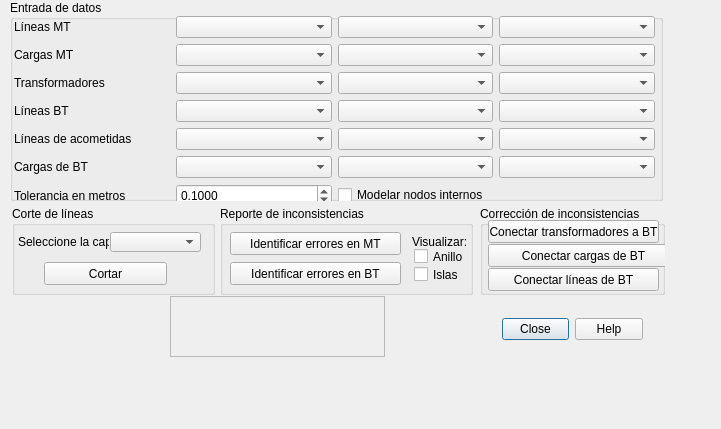
<?xml version="1.0" encoding="UTF-8"?>
<ui version="4.0">
 <class>DN_CorrectorDialogBase</class>
 <widget class="QDialog" name="DN_CorrectorDialogBase">
  <property name="enabled">
   <bool>true</bool>
  </property>
  <property name="geometry">
   <rect>
    <x>0</x>
    <y>0</y>
    <width>721</width>
    <height>429</height>
   </rect>
  </property>
  <property name="sizePolicy">
   <sizepolicy hsizetype="Minimum" vsizetype="Fixed">
    <horstretch>0</horstretch>
    <verstretch>0</verstretch>
   </sizepolicy>
  </property>
  <property name="windowTitle">
   <string>DN Corrector</string>
  </property>
  <property name="windowIcon">
   <iconset>
    <normaloff>icon.png</normaloff>icon.png</iconset>
  </property>
  <property name="autoFillBackground">
   <bool>true</bool>
  </property>
  <property name="sizeGripEnabled">
   <bool>false</bool>
  </property>
  <widget class="QDialogButtonBox" name="button_box">
   <property name="geometry">
    <rect>
     <x>502</x>
     <y>318</y>
     <width>141</width>
     <height>23</height>
    </rect>
   </property>
   <property name="sizePolicy">
    <sizepolicy hsizetype="Fixed" vsizetype="Fixed">
     <horstretch>0</horstretch>
     <verstretch>0</verstretch>
    </sizepolicy>
   </property>
   <property name="cursor">
    <cursorShape>ArrowCursor</cursorShape>
   </property>
   <property name="mouseTracking">
    <bool>false</bool>
   </property>
   <property name="locale">
    <locale language="Spanish" country="CostaRica"/>
   </property>
   <property name="orientation">
    <enum>Qt::Horizontal</enum>
   </property>
   <property name="standardButtons">
    <set>QDialogButtonBox::Close|QDialogButtonBox::Help</set>
   </property>
   <property name="centerButtons">
    <bool>false</bool>
   </property>
  </widget>
  <widget class="QGroupBox" name="groupBox">
   <property name="geometry">
    <rect>
     <x>480</x>
     <y>206</y>
     <width>185</width>
     <height>89</height>
    </rect>
   </property>
   <property name="title">
    <string>Corrección de inconsistencias</string>
   </property>
   <widget class="QPushButton" name="pushButton_traf">
    <property name="geometry">
     <rect>
      <x>8</x>
      <y>14</y>
      <width>171</width>
      <height>23</height>
     </rect>
    </property>
    <property name="cursor">
     <cursorShape>PointingHandCursor</cursorShape>
    </property>
    <property name="text">
     <string>Conectar transformadores a BT</string>
    </property>
   </widget>
   <widget class="QPushButton" name="pushButton_cargas">
    <property name="geometry">
     <rect>
      <x>8</x>
      <y>38</y>
      <width>191</width>
      <height>23</height>
     </rect>
    </property>
    <property name="cursor">
     <cursorShape>PointingHandCursor</cursorShape>
    </property>
    <property name="text">
     <string>Conectar cargas de BT</string>
    </property>
   </widget>
   <widget class="QPushButton" name="pushButton_lines">
    <property name="geometry">
     <rect>
      <x>8</x>
      <y>62</y>
      <width>171</width>
      <height>23</height>
     </rect>
    </property>
    <property name="cursor">
     <cursorShape>PointingHandCursor</cursorShape>
    </property>
    <property name="text">
     <string>Conectar líneas de BT</string>
    </property>
    <property name="checkable">
     <bool>false</bool>
    </property>
   </widget>
  </widget>
  <widget class="QGroupBox" name="groupBox_5">
   <property name="geometry">
    <rect>
     <x>12</x>
     <y>206</y>
     <width>203</width>
     <height>89</height>
    </rect>
   </property>
   <property name="title">
    <string>Corte de líneas</string>
   </property>
   <widget class="QPushButton" name="pushButton_split">
    <property name="geometry">
     <rect>
      <x>32</x>
      <y>56</y>
      <width>123</width>
      <height>23</height>
     </rect>
    </property>
    <property name="cursor">
     <cursorShape>PointingHandCursor</cursorShape>
    </property>
    <property name="text">
     <string>Cortar</string>
    </property>
    <property name="checkable">
     <bool>false</bool>
    </property>
   </widget>
   <widget class="QLabel" name="label_carga_2">
    <property name="geometry">
     <rect>
      <x>6</x>
      <y>26</y>
      <width>91</width>
      <height>20</height>
     </rect>
    </property>
    <property name="text">
     <string>Seleccione la capa</string>
    </property>
   </widget>
   <widget class="QComboBox" name="layerComboBox_split">
    <property name="geometry">
     <rect>
      <x>98</x>
      <y>26</y>
      <width>91</width>
      <height>20</height>
     </rect>
    </property>
    <property name="toolTip">
     <string/>
    </property>
   </widget>
  </widget>
  <widget class="QGroupBox" name="groupBox_3">
   <property name="geometry">
    <rect>
     <x>220</x>
     <y>206</y>
     <width>253</width>
     <height>89</height>
    </rect>
   </property>
   <property name="title">
    <string>Reporte de inconsistencias</string>
   </property>
   <widget class="QPushButton" name="pushButton_incons_MT">
    <property name="geometry">
     <rect>
      <x>10</x>
      <y>26</y>
      <width>171</width>
      <height>23</height>
     </rect>
    </property>
    <property name="cursor">
     <cursorShape>PointingHandCursor</cursorShape>
    </property>
    <property name="text">
     <string>Identificar errores en MT</string>
    </property>
    <property name="checkable">
     <bool>false</bool>
    </property>
   </widget>
   <widget class="QCheckBox" name="colorCheckBox">
    <property name="geometry">
     <rect>
      <x>194</x>
      <y>60</y>
      <width>53</width>
      <height>17</height>
     </rect>
    </property>
    <property name="cursor">
     <cursorShape>PointingHandCursor</cursorShape>
    </property>
    <property name="text">
     <string>Islas</string>
    </property>
    <property name="checkable">
     <bool>true</bool>
    </property>
    <property name="autoRepeat">
     <bool>false</bool>
    </property>
    <property name="autoExclusive">
     <bool>true</bool>
    </property>
    <property name="tristate">
     <bool>false</bool>
    </property>
   </widget>
   <widget class="QCheckBox" name="checkBox_anillos">
    <property name="geometry">
     <rect>
      <x>194</x>
      <y>42</y>
      <width>49</width>
      <height>17</height>
     </rect>
    </property>
    <property name="text">
     <string>Anillos</string>
    </property>
    <property name="checkable">
     <bool>true</bool>
    </property>
    <property name="checked">
     <bool>false</bool>
    </property>
    <property name="autoRepeat">
     <bool>false</bool>
    </property>
    <property name="autoExclusive">
     <bool>true</bool>
    </property>
   </widget>
   <widget class="QLabel" name="label_carga_5">
    <property name="geometry">
     <rect>
      <x>192</x>
      <y>26</y>
      <width>55</width>
      <height>20</height>
     </rect>
    </property>
    <property name="text">
     <string>Visualizar:</string>
    </property>
   </widget>
   <widget class="QPushButton" name="pushButton_incons_BT">
    <property name="geometry">
     <rect>
      <x>10</x>
      <y>56</y>
      <width>171</width>
      <height>23</height>
     </rect>
    </property>
    <property name="cursor">
     <cursorShape>PointingHandCursor</cursorShape>
    </property>
    <property name="text">
     <string>Identificar errores en BT</string>
    </property>
    <property name="checkable">
     <bool>false</bool>
    </property>
   </widget>
  </widget>
  <widget class="QGroupBox" name="groupBox_2">
   <property name="geometry">
    <rect>
     <x>10</x>
     <y>0</y>
     <width>653</width>
     <height>201</height>
    </rect>
   </property>
   <property name="inputMethodHints">
    <set>Qt::ImhNone</set>
   </property>
   <property name="title">
    <string>Entrada de datos</string>
   </property>
   <property name="checkable">
    <bool>false</bool>
   </property>
   <widget class="QWidget" name="gridLayoutWidget">
    <property name="geometry">
     <rect>
      <x>4</x>
      <y>16</y>
      <width>641</width>
      <height>198</height>
     </rect>
    </property>
    <layout class="QGridLayout" name="gridLayout">
     <item row="1" column="3">
      <widget class="QComboBox" name="layerComboBox_carga_MT_3">
       <property name="toolTip">
        <string/>
       </property>
      </widget>
     </item>
     <item row="5" column="3">
      <widget class="QComboBox" name="layerComboBox_Carga_3">
       <property name="toolTip">
        <string/>
       </property>
      </widget>
     </item>
     <item row="5" column="0">
      <widget class="QLabel" name="label_carga">
       <property name="text">
        <string>Cargas de BT</string>
       </property>
      </widget>
     </item>
     <item row="2" column="3">
      <widget class="QComboBox" name="layerComboBox_trafo_3">
       <property name="toolTip">
        <string/>
       </property>
      </widget>
     </item>
     <item row="6" column="0">
      <widget class="QLabel" name="label_tolera">
       <property name="text">
        <string>Tolerancia en metros</string>
       </property>
      </widget>
     </item>
     <item row="3" column="3">
      <widget class="QComboBox" name="layerComboBox_aer_3">
       <property name="toolTip">
        <string/>
       </property>
      </widget>
     </item>
     <item row="4" column="2">
      <widget class="QComboBox" name="layerComboBox_acometida_2">
       <property name="toolTip">
        <string/>
       </property>
      </widget>
     </item>
     <item row="4" column="0">
      <widget class="QLabel" name="label_carga_4">
       <property name="text">
        <string>Líneas de acometidas</string>
       </property>
      </widget>
     </item>
     <item row="5" column="2">
      <widget class="QComboBox" name="layerComboBox_Carga_2">
       <property name="toolTip">
        <string/>
       </property>
      </widget>
     </item>
     <item row="0" column="0">
      <widget class="QLabel" name="label">
       <property name="text">
        <string>Líneas MT</string>
       </property>
      </widget>
     </item>
     <item row="6" column="2">
      <widget class="QCheckBox" name="checkBox_intNodes">
       <property name="text">
        <string>Modelar nodos internos</string>
       </property>
      </widget>
     </item>
     <item row="0" column="2">
      <widget class="QComboBox" name="layerComboBox_aerea_MT_2">
       <property name="toolTip">
        <string/>
       </property>
      </widget>
     </item>
     <item row="3" column="1">
      <widget class="QComboBox" name="layerComboBox_aer_1">
       <property name="toolTip">
        <string/>
       </property>
      </widget>
     </item>
     <item row="3" column="2">
      <widget class="QComboBox" name="layerComboBox_aer_2">
       <property name="toolTip">
        <string/>
       </property>
      </widget>
     </item>
     <item row="2" column="2">
      <widget class="QComboBox" name="layerComboBox_trafo_2">
       <property name="toolTip">
        <string/>
       </property>
      </widget>
     </item>
     <item row="5" column="1">
      <widget class="QComboBox" name="layerComboBox_Carga_1">
       <property name="toolTip">
        <string/>
       </property>
      </widget>
     </item>
     <item row="4" column="3">
      <widget class="QComboBox" name="layerComboBox_acometida_3">
       <property name="toolTip">
        <string/>
       </property>
      </widget>
     </item>
     <item row="1" column="0">
      <widget class="QLabel" name="label_carga_3">
       <property name="text">
        <string>Cargas MT</string>
       </property>
      </widget>
     </item>
     <item row="0" column="1">
      <widget class="QComboBox" name="layerComboBox_aerea_MT_1">
       <property name="toolTip">
        <string/>
       </property>
      </widget>
     </item>
     <item row="1" column="1">
      <widget class="QComboBox" name="layerComboBox_carga_MT_1">
       <property name="toolTip">
        <string/>
       </property>
      </widget>
     </item>
     <item row="3" column="0">
      <widget class="QLabel" name="label_aerea">
       <property name="text">
        <string>Líneas BT</string>
       </property>
      </widget>
     </item>
     <item row="2" column="1">
      <widget class="QComboBox" name="layerComboBox_trafo_1">
       <property name="toolTip">
        <string/>
       </property>
      </widget>
     </item>
     <item row="1" column="2">
      <widget class="QComboBox" name="layerComboBox_carga_MT_2">
       <property name="toolTip">
        <string/>
       </property>
      </widget>
     </item>
     <item row="4" column="1">
      <widget class="QComboBox" name="layerComboBox_acometida_1">
       <property name="toolTip">
        <string/>
       </property>
      </widget>
     </item>
     <item row="2" column="0">
      <widget class="QLabel" name="label_trafo">
       <property name="text">
        <string>Transformadores</string>
       </property>
      </widget>
     </item>
     <item row="0" column="3">
      <widget class="QComboBox" name="layerComboBox_aerea_MT_3">
       <property name="toolTip">
        <string/>
       </property>
      </widget>
     </item>
     <item row="6" column="1">
      <widget class="QDoubleSpinBox" name="toleranceSpinBox">
       <property name="enabled">
        <bool>true</bool>
       </property>
       <property name="toolTip">
        <string/>
       </property>
       <property name="suffix">
        <string/>
       </property>
       <property name="decimals">
        <number>4</number>
       </property>
       <property name="minimum">
        <double>0.000000000000000</double>
       </property>
       <property name="maximum">
        <double>1.000000000000000</double>
       </property>
       <property name="singleStep">
        <double>0.010000000000000</double>
       </property>
       <property name="value">
        <double>0.100000000000000</double>
       </property>
      </widget>
     </item>
    </layout>
   </widget>
  </widget>
  <widget class="QFrame" name="frame">
   <property name="geometry">
    <rect>
     <x>170</x>
     <y>296</y>
     <width>215</width>
     <height>61</height>
    </rect>
   </property>
   <property name="autoFillBackground">
    <bool>false</bool>
   </property>
   <property name="styleSheet">
    <string notr="true">background: url(:/plugins/DN_Corrector/logo.png) center no-repeat
</string>
   </property>
   <property name="frameShape">
    <enum>QFrame::StyledPanel</enum>
   </property>
   <property name="frameShadow">
    <enum>QFrame::Raised</enum>
   </property>
   <property name="lineWidth">
    <number>1</number>
   </property>
  </widget>
 </widget>
 <tabstops>
  <tabstop>pushButton_incons_BT</tabstop>
  <tabstop>pushButton_traf</tabstop>
  <tabstop>pushButton_cargas</tabstop>
  <tabstop>pushButton_lines</tabstop>
  <tabstop>layerComboBox_split</tabstop>
  <tabstop>pushButton_split</tabstop>
  <tabstop>button_box</tabstop>
 </tabstops>
 <resources/>
 <connections>
  <connection>
   <sender>button_box</sender>
   <signal>accepted()</signal>
   <receiver>DN_CorrectorDialogBase</receiver>
   <slot>accept()</slot>
   <hints>
    <hint type="sourcelabel">
     <x>500</x>
     <y>210</y>
    </hint>
    <hint type="destinationlabel">
     <x>20</x>
     <y>20</y>
    </hint>
   </hints>
  </connection>
  <connection>
   <sender>button_box</sender>
   <signal>rejected()</signal>
   <receiver>DN_CorrectorDialogBase</receiver>
   <slot>reject()</slot>
   <hints>
    <hint type="sourcelabel">
     <x>500</x>
     <y>210</y>
    </hint>
    <hint type="destinationlabel">
     <x>20</x>
     <y>20</y>
    </hint>
   </hints>
  </connection>
 </connections>
</ui>
